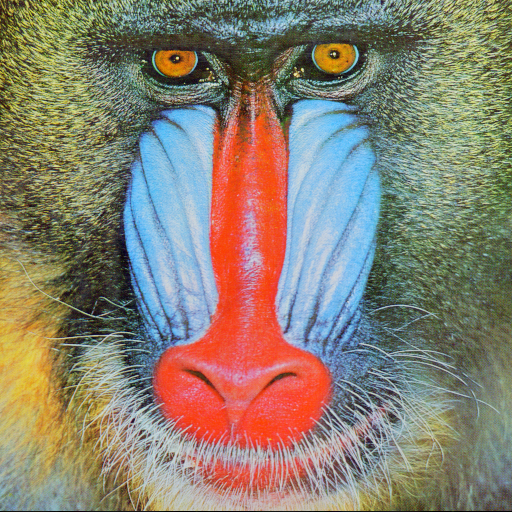
#> input picture trabalho-4/input/baboon.png, 512 x 512 px
$ python bits.py 5 input/baboon.png input/peppers.png
#> lines starting #> are read from the running program, lines starting #| are printed output that depends on the picture; after the words box and inside, x2 and y2 are one past the last pixel; in counts of white or black regions, pixels touching at a corner belong together
#!/usr/bin/python3

from sys import argv
import cv2

def _args():
    if len(argv) != 4:
        print("Usage: python3 bits.py bits input output")
        exit(1)

    bits = int(argv[1])

    if (bits < 0) or (bits > 7):
        print("The number of bits must be an integer between 0 and 7")
        exit(1)

    return bits, argv[2], argv[3]

def bit_plane(image, bits):

    image = ((image >> bits) & 1)*255

    return image

def main():
    bits, input, output = _args()
    img = cv2.imread(input)
#> img is the input picture: shape (512, 512, 3); mean B, G, R 113.1, 128.9, 137.4

    b, g, r = cv2.split(img)
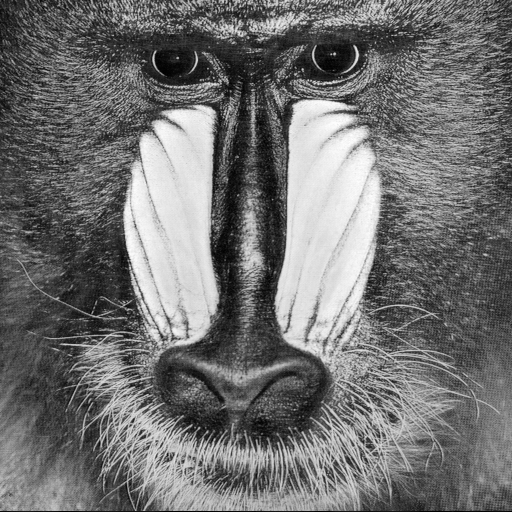
#> b: shape (512, 512); min 0, max 255, mean 113.1
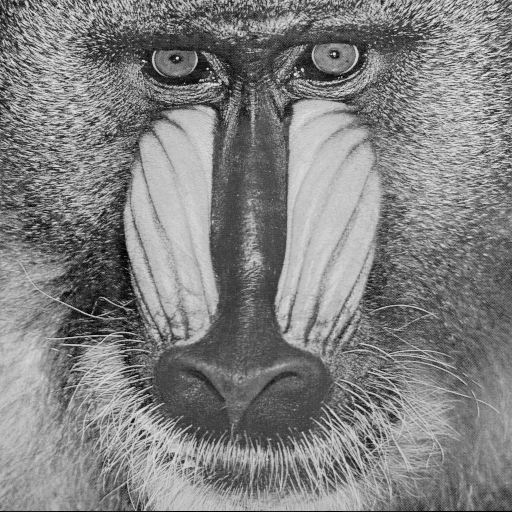
#> g: shape (512, 512); min 0, max 236, mean 128.9
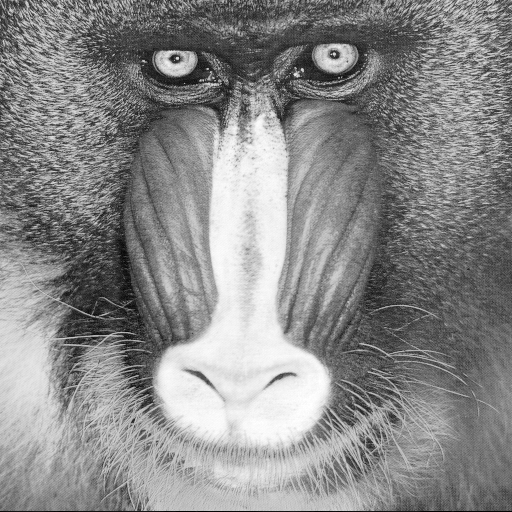
#> r: shape (512, 512); min 0, max 255, mean 137.4

    r = bit_plane(r, bits)
#> in bit_plane, `image = ((image >> bits) & 1)*255`:
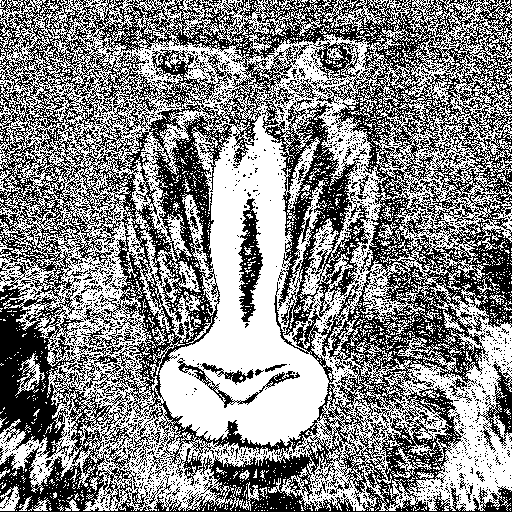
#> image: shape (512, 512); 53.1% white; black in thin lines or dots
    g = bit_plane(g, bits)
#> call 2 of bit_plane, with bits = 5
#> in bit_plane (call 2), `image = ((image >> bits) & 1)*255`:
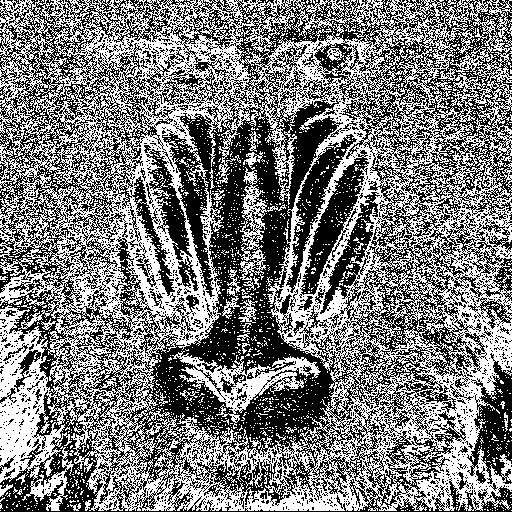
#> image: shape (512, 512); 48.7% white in thin lines or dots
    b = bit_plane(b, bits)
#> call 3 of bit_plane, with bits = 5
#> in bit_plane (call 3), `image = ((image >> bits) & 1)*255`:
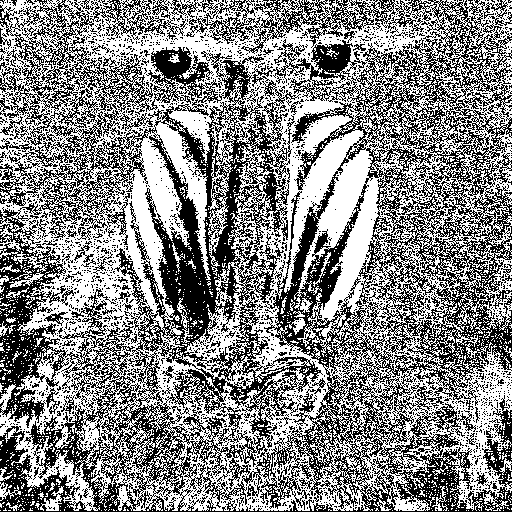
#> image: shape (512, 512); 53.1% white; black in thin lines or dots

    img = cv2.merge([b, g, r])
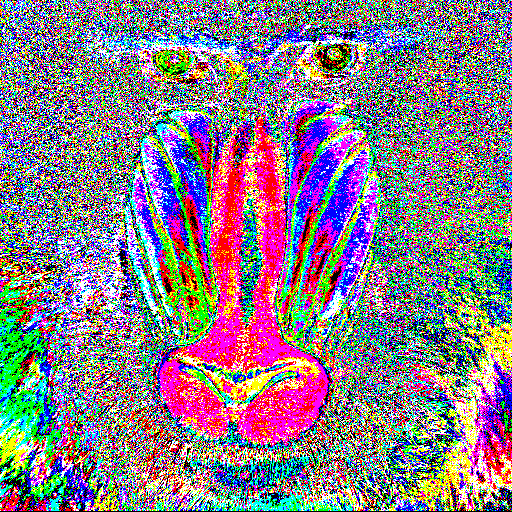
#> img: shape (512, 512, 3); mean B, G, R 135.3, 124.1, 135.5

    cv2.imwrite(output, img)

if __name__ == '__main__':
    main()
